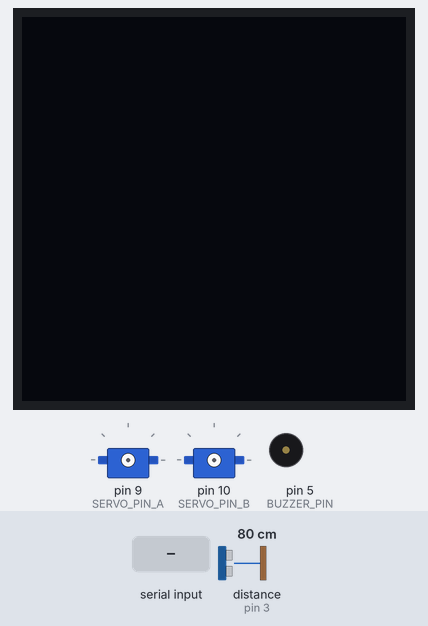
A sketch run on a simulated Arduino Uno, built with avr-gcc and run on an emulated ATmega328P. On the bench: 2 × servo, 128×128 one-colour display, buzzer (waves = sounding). Inputs (shaded band) come from the test bench; at power-on: distance to the obstacle (sensor on pin 3) 80 cm. The echo pulse lasts 58.3 µs per cm; what the sketch prints to the serial monitor is not drawn.

Above: at 1.3 s.
1.4 s: "1" received over Serial
At 5.7 s:
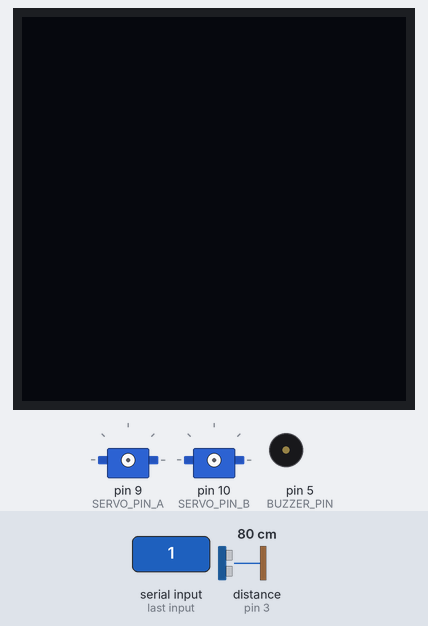
7.9 s: distance to the obstacle (sensor on pin 3) set to 8 cm
10.9 s: distance to the obstacle (sensor on pin 3) set to 11 cm
At 48.2 s:
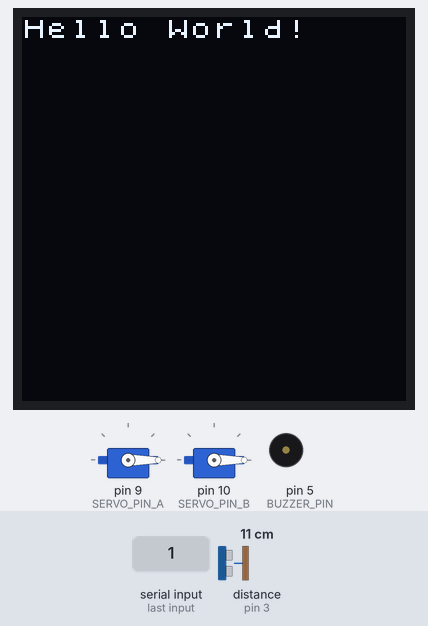
Timing chart, 0 to 49.4 s (numbered marks = the images above; inputs shaded):
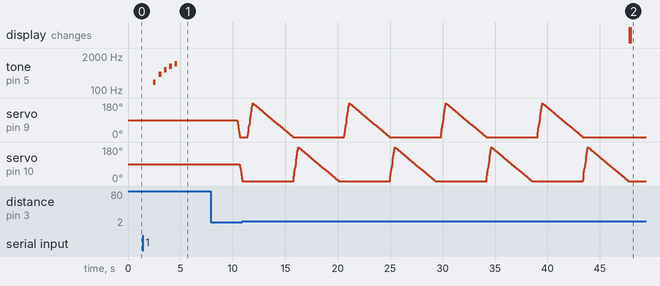

The sketch:

FULL_HW_TEST.ino
```cpp
// Must match baud on the serial monitor
#define BAUD_RATE 9600

// Connect through a 100 Ohm resistor
#define BUZZER_PIN 5

// https://github.com/guillaume-rico/SharpIR
// This library needs to be downloaded and installed manually.
#include <SharpIR.h>
// A is the 4 to 30 CM distance sensor
#define IR_PIN_A A0
// For Model SHARP GP2Y0A41SK0F
#define MODEL_A 430
SharpIR irSensor_A(IR_PIN_A, MODEL_A);
// B is the 100 to 550 CM distance sensor
#define IR_PIN_B A1
// For Model SHARP GP2Y0A710K0F
#define MODEL_B 100550
SharpIR irSensor_B(IR_PIN_B, MODEL_B);

// https://github.com/gamegine/HCSR04-ultrasonic-sensor-lib
// This library needs to be downloaded and installed manually.
#include <HCSR04.h>
// Connect to pin marked as TRIG
#define SONIC_TRIGGER_PIN 2
// Connect to pin marked as ECHO
#define SONIC_ECHO_PIN 3
HCSR04 usSensor(SONIC_TRIGGER_PIN, SONIC_ECHO_PIN);

// https://github.com/netlabtoolkit/VarSpeedServo
// This library needs to be downloaded and installed manually.
#include <VarSpeedServo.h>
// Must be PWM Data pin
#define SERVO_PIN_A 9
VarSpeedServo servo_A;
// Must be PWM Data pin
#define SERVO_PIN_B 10
VarSpeedServo servo_B;

// https://github.com/olikraus/U8g2_Arduino
// These libraries need to be downloaded and installed manually.
#include <U8x8lib.h>
#ifdef U8X8_HAVE_HW_SPI
#include <SPI.h>
#endif
U8X8_SH1107_128X128_HW_I2C u8x8(/* reset=*/ U8X8_PIN_NONE);
void setup() {
	// Serial Comms
	setupSerial();
	testSerialRead();
	// Buzzer buzzing
	setupBuzzer();
	testBuzzer();
	// IR Distance read outs (Disabled)
	//testIRSensors();
	// US Distance read outs
	testUSSensor();
	// Servo Movement
	setupServos();
	testServos();
	// OLED Graphics Display
	setupOLED();
	testOLED();
}

void loop() {
}

void setupSerial() {
	Serial.begin(BAUD_RATE);
	Serial.println("-====-====-====-====-");
	Serial.print("Serial Started at ");
	Serial.print(BAUD_RATE);
	Serial.println(" Baud");
	Serial.println("-====-====-====-====-");
}

void testSerialRead() {
	delay(500);
	Serial.println("Testing serial read");
	Serial.println("-====-====-====-====-");
	Serial.println("Waiting for user string");
	Serial.println("-====-====-====-====-");
	while (!Serial.available());
	Serial.print("User string was: ");
	Serial.print(Serial.readString()); // Expects a string to be sent, followed by a \n (enter key)
	Serial.println("-====-====-====-====-");
}

void setupBuzzer(){
	pinMode(BUZZER_PIN, OUTPUT);
}

void testBuzzer() {
	Serial.println("Starting buzzer test");
	Serial.println("-====-====-====-====-");
	for (int i = 1; i <= 5; i++) {
		int freq = 200 * i;
		tone(BUZZER_PIN, freq, 250); // 200 * i Hz tone for 250 ms
		Serial.print("Buzz at ");
		Serial.print(freq);
		Serial.println(" Hz");
		Serial.println("-====-====-====-====-");
		delay(500);
	}
	Serial.println("Finished buzzer test");
	Serial.println("-====-====-====-====-");
}

void testIRSensors() {
	Serial.println("Starting IR distance sensors test");
	Serial.println("-====-====-====-====-");
	for (int i = 0; i < 10; i++) {
		delay(500);
		unsigned long startTime = millis();

		testIRSensorA();
		testIRSensorB();

		unsigned long endTime = millis() - startTime;
		Serial.print("Time taken to sample distance (ms): ");
    	Serial.println(endTime);
		Serial.println("-====-====-====-====-");
	}
	Serial.println("Finished IR distance sensors test");
	Serial.println("-====-====-====-====-");
}

void testIRSensorA() {
	Serial.print("Sensor A distance (cm): ");
	Serial.println(irSensor_A.distance());
}

void testIRSensorB() {
	Serial.print("Sensor B distance (cm): ");
	Serial.println(irSensor_B.distance());
}

void testUSSensor() {
	Serial.println("Starting ultra sonic sensor test");
	Serial.println("-====-====-====-====-");
	for (int i = 0; i < 10; i++) {
		delay(500);
		unsigned long startTime = millis();

		Serial.print("Sonic Sensor distance (cm): ");
		Serial.println(usSensor.dist());

		unsigned long endTime = millis() - startTime;
		Serial.print("Time taken to sample distance (ms): ");
    	Serial.println(endTime);
		Serial.println("-====-====-====-====-");
	}
	Serial.println("Finished ultra sonic distance sensor test");
	Serial.println("-====-====-====-====-");
}

void setupServos() {
	unsigned long startTime = millis();

	Serial.println("Setup servo A and reset to 0 deg");
	servo_A.attach(SERVO_PIN_A);
	servo_A.write(0, 255, true);

	Serial.println("Setup servo B and reset to 0 deg");
	servo_B.attach(SERVO_PIN_B);
	servo_B.write(0, 255, true);

	unsigned long endTime = millis() - startTime;
	Serial.print("Time taken to Setup servos (ms): ");
	Serial.println(endTime);

	Serial.println("-====-====-====-====-");
}

void testServos() {
	Serial.println("Starting servo test");
	for (int i = 0; i < 4; i++) {
		delay(500);
		unsigned long startTime = millis();

		testServoA();
		testServoB();

		unsigned long endTime = millis() - startTime;
		Serial.print("Time taken for test run (ms): ");
		Serial.println(endTime);
		Serial.println("-====-====-====-====-");
	}
	Serial.println("Finished servo test");
	Serial.println("-====-====-====-====-");
}

void testServoA() {
	Serial.println("Moving servo A to 180 deg");
	servo_A.write(180, 255, true);
	Serial.println("Moving servo A back to 0 deg");
	servo_A.write(0, 30, true);
	Serial.println("-====-====-====-====-");
}

void testServoB() {
	Serial.println("Moving servo B to 180 deg");
	servo_B.write(180, 255, true);
	Serial.println("Moving servo B back to 0 deg");
	servo_B.write(0, 30, true);
	Serial.println("-====-====-====-====-");
}

void setupOLED() {
    u8x8.begin();
	Serial.println("OLED initialized!");
	Serial.println("-====-====-====-====-");
}

void testOLED() {
	unsigned long startTime = millis();

    Serial.println("Started OLED draw test");
    Serial.println("-====-====-====-====-");
    u8x8.setFont(u8x8_font_chroma48medium8_r);
	u8x8.drawString(0,0,"Hello World!");
	Serial.println("Finnished OLED draw test");
    Serial.println("-====-====-====-====-");

	unsigned long endTime = millis() - startTime;
	Serial.print("Time taken for test OLED (ms): ");
	Serial.println(endTime);
	Serial.println("-====-====-====-====-");
}
```

Measured:
- after the input at 1.4 s, tone on pin 5 (BUZZER_PIN): plays 200 Hz for 0.25 s, 400 Hz for 0.25 s, 600 Hz for 0.25 s, 800 Hz for 0.25 s, 1000 Hz for 0.25 s, starting after 1.0 s
